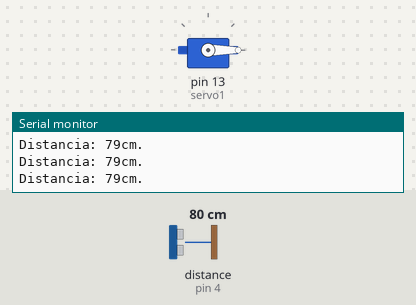
Simulated run of this sketch. Board: Arduino Uno, built with avr-gcc and run on an emulated ATmega328P. On the bench: servo, the last lines printed to the serial monitor. Wiring (inferred from the names in the program): ultrasonic range finder: trigger pin 3; echo pin 4. Inputs (shaded band) come from the test bench; at power-on: distance to the obstacle (sensor on pin 4) 80 cm. The echo pulse lasts 58.3 µs per cm.

Above: at 1.3 s.
1.4 s: distance to the obstacle (sensor on pin 4) set to 2 cm
At 2.1 s:
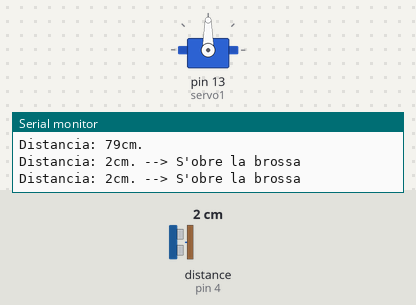
3.0 s: distance to the obstacle (sensor on pin 4) set to 5 cm
4.5 s: distance to the obstacle (sensor on pin 4) set to 8 cm
At 5.7 s:
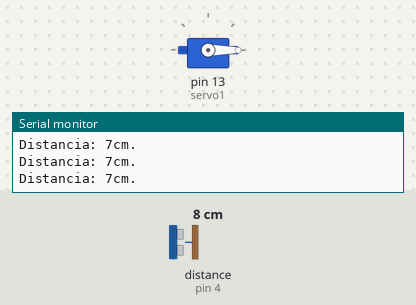
6.0 s: distance to the obstacle (sensor on pin 4) set to 4 cm
At 7.1 s:
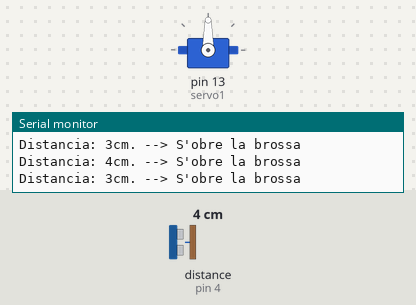
Timing chart, 0 to 8.5 s (numbered marks = the images above; inputs shaded):
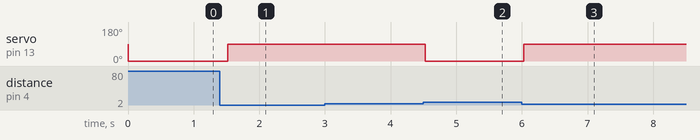

Measured:
- the behaviour switches between 6 and 7 cm on distance to the obstacle (sensor on pin 4) (found by bisection; images 1 and 2)
- after the input at 1.4 s, servo on pin 13 (servo1): 0° → 90° after 0.12 s
- after the input at 4.5 s, servo on pin 13 (servo1): 90° → 0° at once
- after the input at 6.0 s, servo on pin 13 (servo1): 0° → 90° at once

The sketch:

brossa.ino
```cpp
#include <Servo.h>
 /*
Sensor d'Ultrasons: Avís lluminós de proximitat
En apropar un objecte al sensor a menys del límit especificat (10cm) s'encén un LED.
El so es desplaça a 1cm cada 29,2 microsegons, però per evitar el ralentiment que provoca el processament
de números decimals utilitzem la fórmula "distancia=duracio*10/292/2" en lloc de "distancia=duracio/29.2/2"
 */
 Servo servo1;
int TriggerPin = 3;
int EchoPin = 4;
int limit = 5;                         //límit en cm especificat per obrir la brossa
long duracio = 0;
long distancia = 0;

void setup() {
  Serial.begin(9600);
  pinMode(TriggerPin, OUTPUT);
  pinMode(EchoPin, INPUT);
  servo1.attach(13);
}

void loop() {
  digitalWrite(TriggerPin, LOW);        //iniciem el disparador amb LOW durant 4us
  delayMicroseconds(4);
  digitalWrite(TriggerPin, HIGH);       //activem el Trigger durant 10us
  delayMicroseconds(10);
  digitalWrite(TriggerPin, LOW);
  duracio = pulseIn(EchoPin, HIGH);    //mesurem el temps entre pulsos, en microsegons
  distancia = duracio * 10 / 292/ 2;   //convertim a distancia a centímetres
    if (distancia >= 500 || distancia <= 0)
          {                                // si la distància és major de 500cm o menor de 0cm
          Serial.println("Fora de rang");  // no mesura res
          }
    else  {
          if (distancia <= limit && distancia >= 1)
              {
              servo1.write(90);     // encén el led si la distància és menor del límit especificat
              Serial.print("Distancia: ");  // envia el valor de la distància pel port serie
              Serial.print(distancia);
              Serial.println("cm. --> S'obre la brossa");
              }
          else {
              Serial.print("Distancia: ");   // envia el valor de la distància pel port serie
              Serial.print(distancia);
              Serial.println("cm.");
              servo1.write(0);      // tanca la brossa si la distància és najor del límit especificat
              }
          }
  delay(500);
}
```
